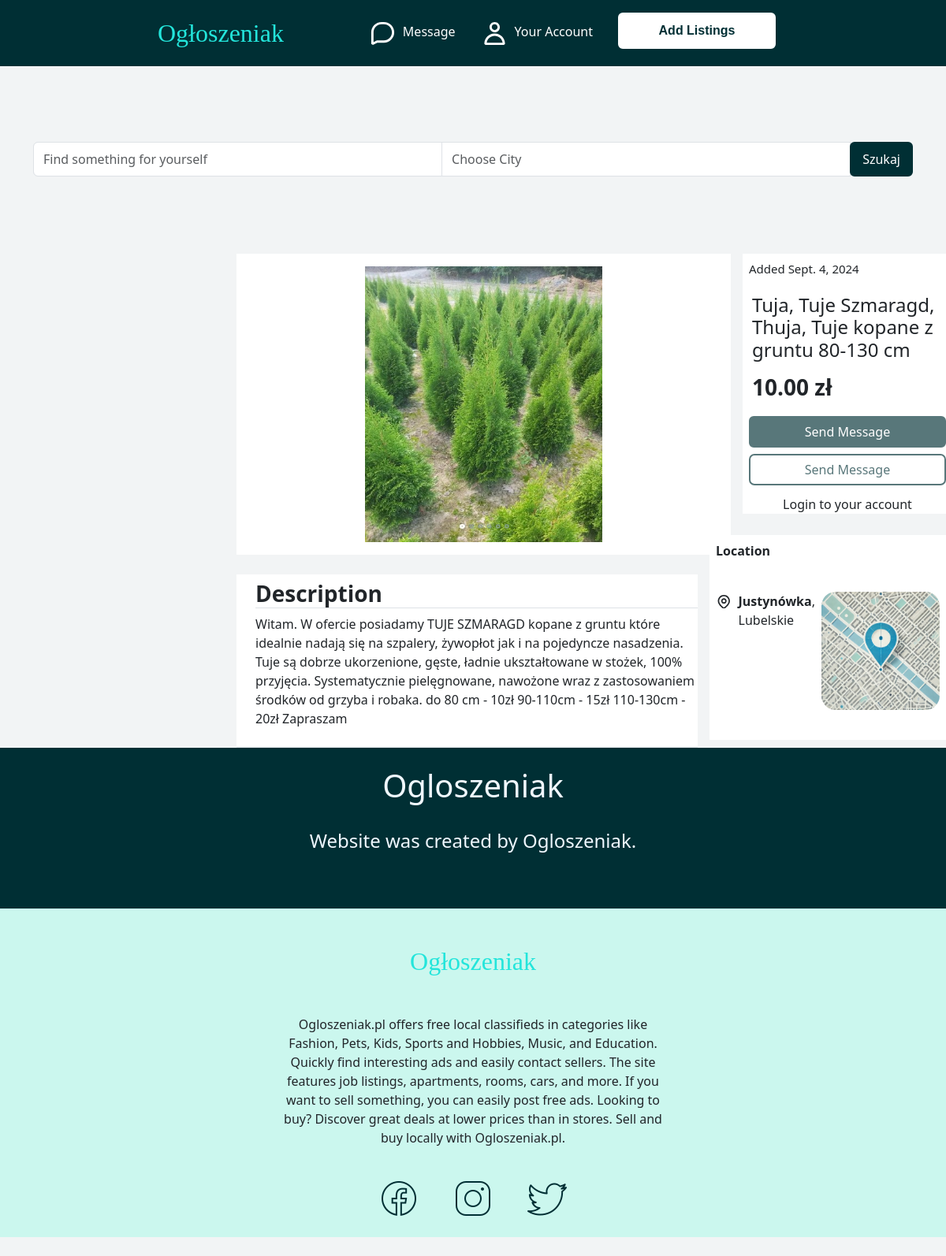
Screenshot of /product/2/ with the database file from the repository.
### listings/models.py (models this page shows, shortened)
class Product(models.Model):
    VOIVODESHIP_CHOICES = [
        ('DS', 'Dolnośląskie'),
        ('KP', 'Kujawsko-Pomorskie'),
        ('LB', 'Lubelskie'),
        ('LS', 'Lubuskie'),
        ('LD', 'Łódzkie'),
        ('MA', "Małopolskie"),
        ('MZ', 'Mazowieckie'),
        ('OP', 'Opolskie'),
        ('PK', 'Podkarpackie'),
        ('PD', "Podlaskie"),
        ('PM', "Pomorskie"),
        ('SL', "Śląskie"),
        ('SK', "Świetokrzyskie"),
        ('WM', "Warmińsko-Mazurskie"),
        ('WP', "Wielkopolskie"),
        ('ZP', "Zachodniopomorskie"),
    ]
    title = models.CharField(max_length=200)
    description = models.TextField()
    price = models.DecimalField(max_digits=10, decimal_places=2)
    photo = models.ImageField(upload_to='products/')
    created_at = models.DateTimeField(auto_now_add=True)
    category = models.ForeignKey(Category, on_delete=models.CASCADE, related_name='listings')
    city = models.CharField(max_length=200)
    voivodeship = models.CharField(max_length=2,choices=VOIVODESHIP_CHOICES, default='DS')
    user = models.ForeignKey(User, on_delete=models.CASCADE)

### listings/views.py (the view)
# urls.py: path('product/<int:id>/',product_details, name='product_details'),
def product_details(request, id):
    product = get_object_or_404(Product, id=id)
    template =  loader.get_template('product.html')
    context = {
        'product':product
    }
    return HttpResponse(template.render(context,request))

### templates/product.html (shortened to what this page needs)
{% extends 'base.html' %}
{% load static %}
{% block content %}
<body class="product_page">
<div>
    <div class="grey_background search_field mb-4 mt-4 " >
        <div class="container mt-5 pt-5 pb-5">
            <div class="input-group">
                <input type="text" class="form-control" placeholder="Find something for yourself" aria-label="Pierwsze pole">
                <input type="text" class="form-control" placeholder="Choose City" aria-label="Drugie pole">
                <div class="input-group-append">
                    <button class="btn btn-outline-secondary" type="button" id="index_page_search_button">Szukaj</button>
                </div>
            </div>
        </div>
    </div>
    <div class="d-flex align-items-start" style="margin-top: 50px; margin-left: 300px;">
        <div class="text-center" style="background-color: white; width: 850px; margin-right: 15px;">
            <img class="card-img-top mt-3 mb-3" src="{{ product.photo.url }}" alt="Card image cap" style="width: 301px; height: 350px;">
        </div>
        <div style="background-color: white; width: 300px; height: 330px;">
            <p class="ms-2 mt-2" style="font-size: 15px;">Added {{product.created_at.date}}</p>
            <h4 class="ms-2 p-1" style="width: 100%;">{{product.title}}</h4>
            <h3 class="ms-2 p-1" style="font-weight: 800;">{{product.price}} zł</h3>
            <div class="justify-content-center text-center">
                {% if user.is_authenticated %}
                <a href="{% url 'my_messages' product.id %}"><button type="button" class="btn btn-secondary ms-2 p-1 mt-2" style="width: 250px;" id="btn_product_message" >Send Message</button> </a>
                <button type="button" class="btn btn-outline-secondary ms-2 p-1 mt-2" style="width: 250px;" id="btn_product_phone">Send Message</button>
                {% else %}
                <button type="button" class="btn btn-secondary ms-2 p-1 mt-2 disabled" style="width: 250px;" id="btn_product_message">Send Message</button>
                <button type="button" class="btn btn-outline-secondary ms-2 p-1 mt-2 disabled" style="width: 250px;" id="btn_product_phone">Send Message</button>
                <p class="ms-2 p-1 mt-2"><a href="/login">Login</a> to your account</p>
                {% endif %}
            </div>
        </div>
    </div>
    <div class="d-flex align-items-start" style="margin-top: 5px; margin-left: 300px;">
        <div class="text-start ps-4 pb-4 border-bottom" style="background-color: white; width: 850px; margin-right: 15px; margin-top: 20px;">
            <h3 class="mt-2 text-start border-bottom" style="font-weight: 800;">Description</h3>
            {{product.description}}
        </div>
        <div style="background-color: white; width: 300px; height: 260px; margin-top: -30px;">
            <p class="ms-2 mt-2" style="font-weight: 800;">Location</p>
            <div class=" d-flex align-items-start">
                <p class="ms-2 mt-4"><b>{{product.city}}</b>, <br> {{product.get_voivodeship_display}}</p>
                <img src="/media/photos/elements/map2.jpg" style="width: 150px; border-radius: 12%;" class="ms-2 mt-4 me-2" >
            </div>
        </div>
    </div>
</div>
</body>
{% endblock %}

### static/style.css (style rules this page uses)
div.grey_background { background-color: #F2F4F5; }
#index_page_search_button { background-color: #002f34; color: white; border: 4px solid #002f34; }
.product_page { background-color: #F2F4F5; }
a { color: inherit; text-decoration: none; }
#btn_product_message { background-color: #002f34; outline-color: #002f34; outline-width: 15px; color: white; border-color: #002f34; border-width: 4px; }
#btn_product_phone { color: #002f34; border-width: 4px; border-color: white; outline-color: #002f34; outline: auto; }
body { overflow-x: hidden; }

### rows the page displays
Product: photo (picture), created_at "Sept. 4, 2024", title "Tuja, Tuje Szmaragd, Thuja, Tuje kopane z gruntu 80-130 cm", price "10.00", description "Witam. W ofercie posiadamy TUJE SZMARAGD kopane z gruntu które idealnie nadają się na szpalery, żywopłot jak i na pojedyncze nasadzenia. Tuje są dobrze ukorzenione, gęste, ładnie ukształtowane w stożek, 100% przyjęcia. Systematycznie pielęgnowane, nawożone wraz z zastosowaniem środków od grzyba i robaka. do 80 cm - 10zł 90-110cm - 15zł 110-130cm - 20zł Zapraszam", city "Justynówka", voivodeship "Lubelskie"
